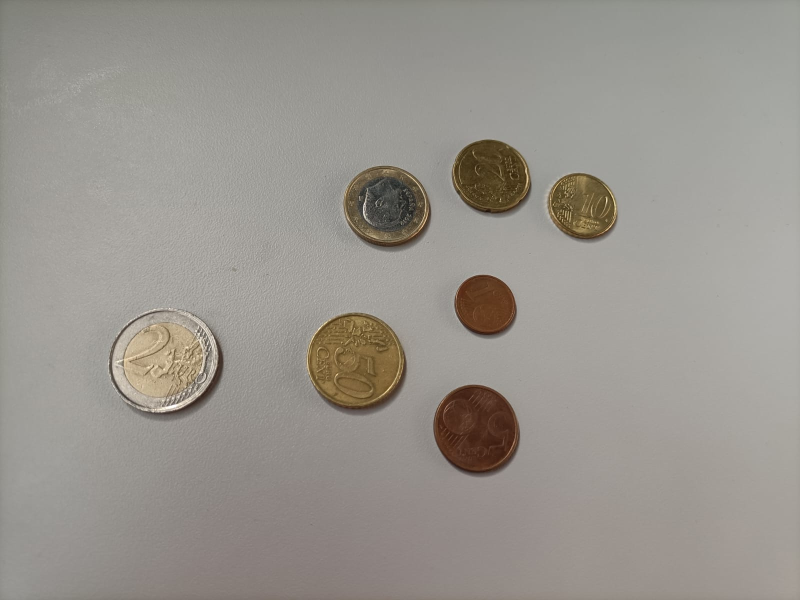
#> input picture P3/images/Monedas 1.jpeg, 1600 x 1200 px (shown at 1/2 size); the run also reads 4 pictures not shown here
$ jupyter execute --allow-errors VC_P3.ipynb
#> lines starting #> are read from the running program, lines starting #| are printed output that depends on the picture; after the words box and inside, x2 and y2 are one past the last pixel; in counts of white or black regions, pixels touching at a corner belong together
# Práctica 3. Detección de formas

Práctica realizada por: Alejandro Rodríguez Moreno y Nauzet Déniz Perdomo

[cell 1]
import cv2
import math
import numpy as np
import matplotlib.pyplot as plt

TAREA: Captura una o varias imágenes con monedas no solapadas y algún objeto que no lo sea. Filtra los contornos que no se correpondan con monedas, y muestra el número total de monedas presentes en la imagen.

Una alternativa consiste en contar círculos utilizando la Transformada de Hough. La selección de parámetros puede ser "divertida", más [información](https://docs.opencv.org/4.x/da/d53/tutorial_py_houghcircles.html)

[cell 2]
#Carga imagen ejemplo con monedas
img = cv2.imread('images/Monedas 1.jpeg')
#> img is the input picture: shape (1200, 1600, 3); mean B, G, R 141.7, 148.3, 152.5
img_rgb = cv2.cvtColor(img, cv2.COLOR_BGR2RGB)

img2 = cv2.imread('images/Monedas 3.jpeg')
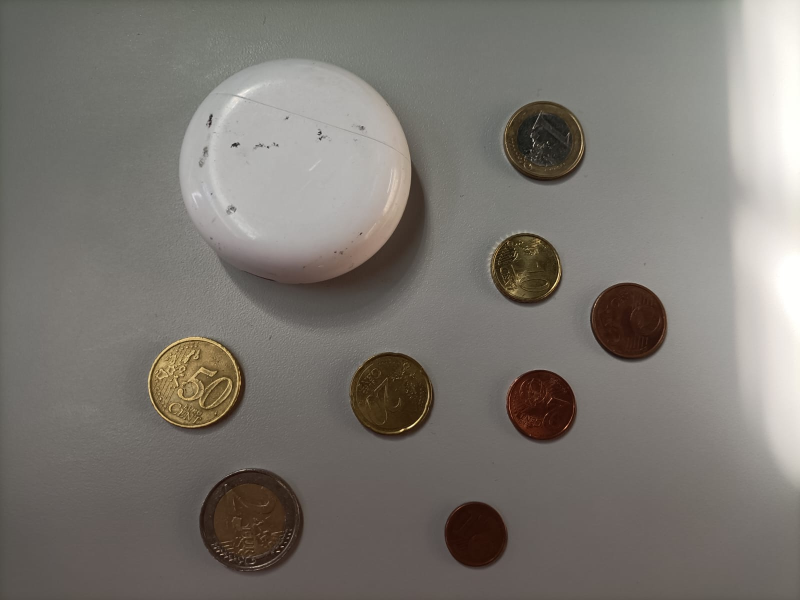
#> input picture P3/images/Monedas 3.jpeg, 1600 x 1200 px (shown at 1/2 size)
#> img2 is the input picture: shape (1200, 1600, 3); mean B, G, R 112.3, 118.4, 122.8
img_rgb2 = cv2.cvtColor(img2, cv2.COLOR_BGR2RGB)

[cell 3]
#Conversión a gris
gris = cv2.cvtColor(img, cv2.COLOR_BGR2GRAY)
gris2 = cv2.cvtColor(img2, cv2.COLOR_BGR2GRAY)
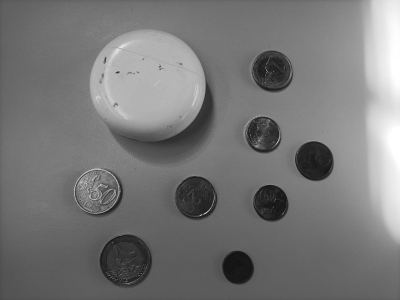
#> gris2: shape (1200, 1600) (shown at 1/4 size); min 3, max 255, mean 119

#Suaviza altas frecuencias
pimg = cv2.medianBlur(gris, 7)
pimg2 = cv2.medianBlur(gris2, 7)

#Localiza Círculos
circ = cv2.HoughCircles(
        pimg,  # imagen
        cv2.HOUGH_GRADIENT,  # tipo de detección
        1,
        100,  # distancia mínima entre círculos
        param1=70, # Valor del gradiente
        param2=50, #Umbral acumulador
        minRadius=50,  # radio mínimo
        maxRadius=150,  # radio máximo
    )
#> circ = [[324.5, 721.5, 101.3], [711.5, 720.5, 95.5], [948.5, 853.5, 84], [768.5, 410.5, 81.2], [976.5, 358.5, 79.5], [968.5, 609.5, 59.1], [1161.5, 413.5, 62.8]]

#Localiza Círculos
circ2 = cv2.HoughCircles(
        pimg2,  # imagen
        cv2.HOUGH_GRADIENT,  # tipo de detección
        1,
        100,  # distancia mínima entre círculos
        param1=70, # Valor del gradiente
        param2=50, #Umbral acumulador
        minRadius=40,  # radio mínimo
        maxRadius=150,  # radio máximo
    )
#> circ2 = [[390.5, 762.5, 88.3], [1087.5, 281.5, 81], [781.5, 783.5, 79.9], [503.5, 1044.5, 103.6], [1255.5, 641.5, 76.8], [1050.5, 537.5, 71.3], [948.5, 1062.5, 59.8], [1081.5, 809.5, 68.5]]

#Dibuja sobre entrada  e imagen vacía
img_cont = np.zeros(img_rgb.shape)
img_rgb = cv2.cvtColor(img, cv2.COLOR_BGR2RGB)
numMonedas1 = 0
for det in circ[0]:
    numMonedas1+=1
    x_coor, y_coor, det_radio = det
    cv2.circle(img_rgb,(int(x_coor), int(y_coor)),
        int(det_radio),(0, 255, 0), 2)
    cv2.circle(img_cont,(int(x_coor), int(y_coor)),
        int(det_radio),(255, 255, 255), -1)
#> this loop made 7 passes
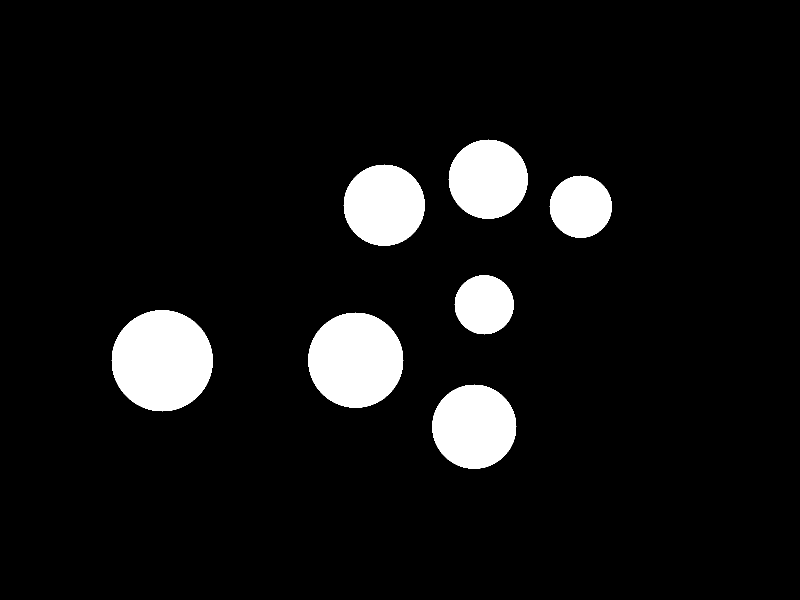
#> img_cont: shape (1200, 1600, 3) float64 (shown at 1/2 size); 7.6% white; 7 white regions, largest, box (x1, y1, x2, y2) and area: (223, 620, 426, 823) 32017, (616, 625, 807, 816) 28345, (864, 769, 1033, 938) 22133
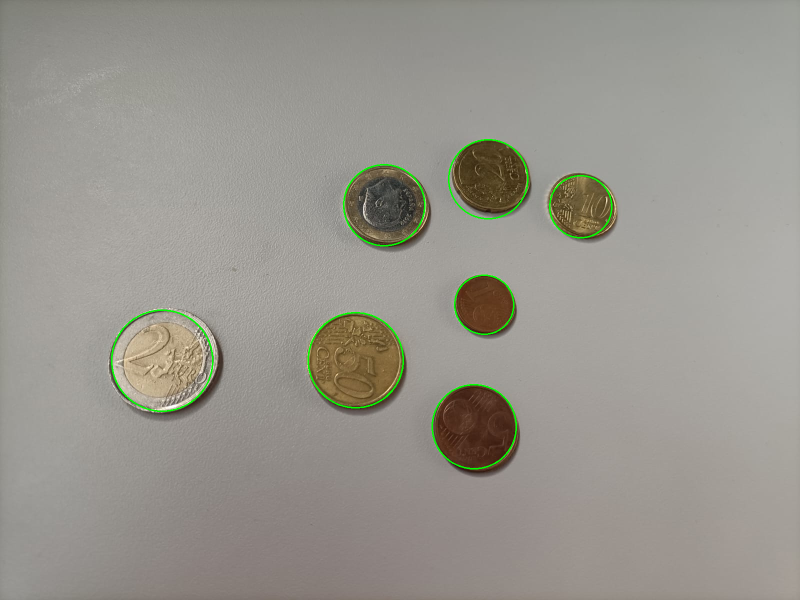
#> img_rgb: shape (1200, 1600, 3) (shown at 1/2 size); mean R, G, B 151.8, 149.1, 141.2
#> after the loop, numMonedas1 = 7

#Dibuja sobre entrada  e imagen vacía
img_cont2 = np.zeros(img_rgb2.shape)
img_rgb2 = cv2.cvtColor(img2, cv2.COLOR_BGR2RGB)
numMonedas2 = 0
for det2 in circ2[0]:
    numMonedas2+=1
    x_coor2, y_coor2, det_radio2 = det2
    cv2.circle(img_rgb2,(int(x_coor2), int(y_coor2)),
        int(det_radio2),(0, 255, 0), 2)
    cv2.circle(img_cont2,(int(x_coor2), int(y_coor2)),
        int(det_radio2),(255, 255, 255), -1)
#> this loop made 8 passes
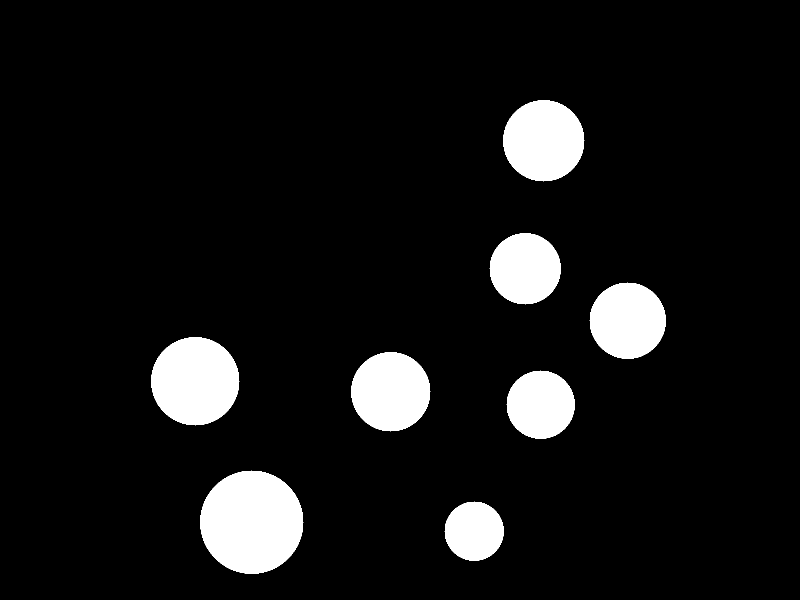
#> img_cont2: shape (1200, 1600, 3) float64 (shown at 1/2 size); 8.2% white; 8 white regions, largest, box (x1, y1, x2, y2) and area: (400, 941, 607, 1148) 33317, (302, 674, 479, 851) 24313, (1006, 200, 1169, 363) 20593
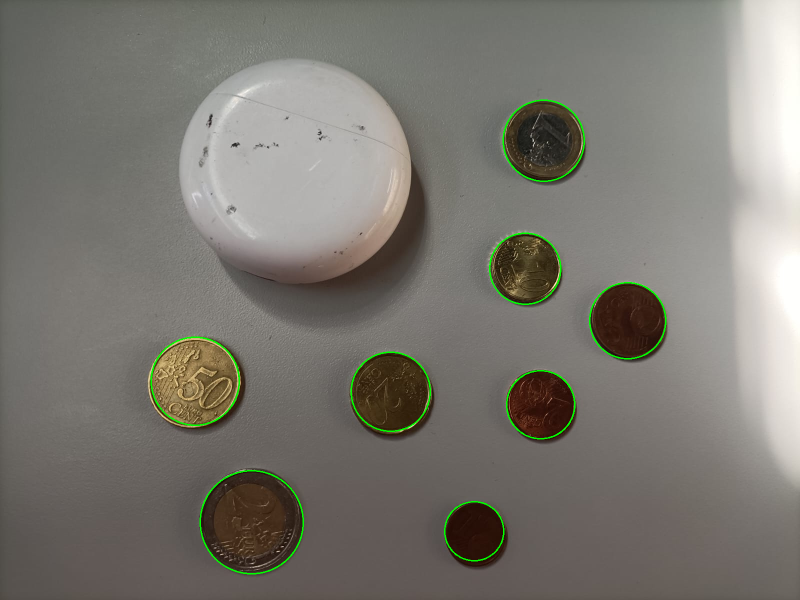
#> img_rgb2: shape (1200, 1600, 3) (shown at 1/2 size); mean R, G, B 122.2, 119.5, 112
#> after the loop, numMonedas2 = 8

#Muestra resultado
plt.subplot(121)
plt.axis("off")
plt.imshow(img_rgb)
plt.title('Círculos img1')

plt.subplot(122)
plt.axis("off")
plt.imshow(img_cont)
plt.title('Rellenos img1')

plt.show()

#Muestra resultado
plt.subplot(121)
plt.axis("off")
plt.imshow(img_rgb2)
plt.title('Círculos img2')

plt.subplot(122)
plt.axis("off")
plt.imshow(img_cont2)
plt.title('Rellenos img2')

plt.show()
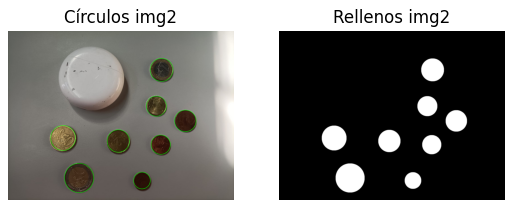
#> figure drawn by matplotlib, 2 panels

print("Hay", numMonedas1, "monedas en la primera imagen, y",numMonedas2,"en la segunda.")
#| Hay 7 monedas en la primera imagen, y 8 en la segunda.

TAREA: Captura una o varias imágenes con monedas no solapadas, y otras con monedas solapadas. Identificada una moneda de un euro en la imagen, por ejemplo con un clic de ratón, calcular la cantidad de dinero presente en la imagen. ¿Qué problemas han observado?

[cell 4]
# font
font = cv2.FONT_HERSHEY_SIMPLEX
#> font = 0

# fontScale
fontScale = 1

# Blue color in BGR
color = (255, 0, 0)

# Line thickness of 2 px
thickness = 2

xCoord = 0
yCoord = 0

# [9 lines left out: function click_event, not called in this run]


# displaying the image
cv2.imshow('image', img_rgb)

# setting mouse handler for the image
# and calling the click_event() function
cv2.setMouseCallback('image', click_event)

# wait for a key to be pressed to exit
cv2.waitKey(0)

# close the window
cv2.destroyAllWindows()

plt.subplot(121)
plt.axis("off")
plt.imshow(img_rgb)
plt.title('Círculos img1')

plt.subplot(122)
plt.axis("off")
plt.imshow(img_cont)
plt.title('Rellenos img1')

plt.show()

euroRadio = 0
euroCoord = (0,0)
for det in circ[0]:
    center_x, center_y, radio = det
    if(math.sqrt((xCoord - center_x) ** 2 + (yCoord - center_y) ** 2) <= radio):
        euroRadio = radio
        euroCoord = (center_x, center_y)
#> this loop made 7 passes

dinero = 0
for det in circ[0]:
    center_x, center_y, radio = det

    if((center_x, center_y) == euroCoord):
        dinero += 1
        img_rgb = cv2.putText(img_rgb, '1 euro', (round(center_x), round(center_y)), font, fontScale, color, thickness, cv2.LINE_AA)
    elif(radio <= euroRadio*1.30 and radio >= euroRadio*1.21):
        dinero += 2
        img_rgb = cv2.putText(img_rgb, '2 euros', (round(center_x), round(center_y)), font, fontScale, color, thickness, cv2.LINE_AA)
    elif(radio <= euroRadio*1.21 and radio >= euroRadio*1.07):
        dinero += 0.5
        img_rgb = cv2.putText(img_rgb, '50 centimos', (round(center_x), round(center_y)), font, fontScale, color, thickness, cv2.LINE_AA)
    elif(radio <= euroRadio*1.07 and radio >= euroRadio*1.01):
        dinero += 0.05
        img_rgb = cv2.putText(img_rgb, '5 centimos', (round(center_x), round(center_y)), font, fontScale, color, thickness, cv2.LINE_AA)
    elif(radio <= euroRadio*1.01 and radio >= euroRadio*0.93):
        dinero += 0.2
        img_rgb = cv2.putText(img_rgb, '20 centimos', (round(center_x), round(center_y)), font, fontScale, color, thickness, cv2.LINE_AA)
    elif(radio <= euroRadio*0.93 and radio >= euroRadio*0.76):
        dinero += 0.1
        img_rgb = cv2.putText(img_rgb, '10 centimos', (round(center_x), round(center_y)), font, fontScale, color, thickness, cv2.LINE_AA)
    elif(radio <= euroRadio*0.76 and radio >= euroRadio*0.68):
        dinero += 0.01
        img_rgb = cv2.putText(img_rgb, '1 centimo', (round(center_x), round(center_y)), font, fontScale, color, thickness, cv2.LINE_AA)
    else:
        img_rgb = cv2.putText(img_rgb, 'nada', (round(center_x), round(center_y)), font, fontScale, color, thickness, cv2.LINE_AA)
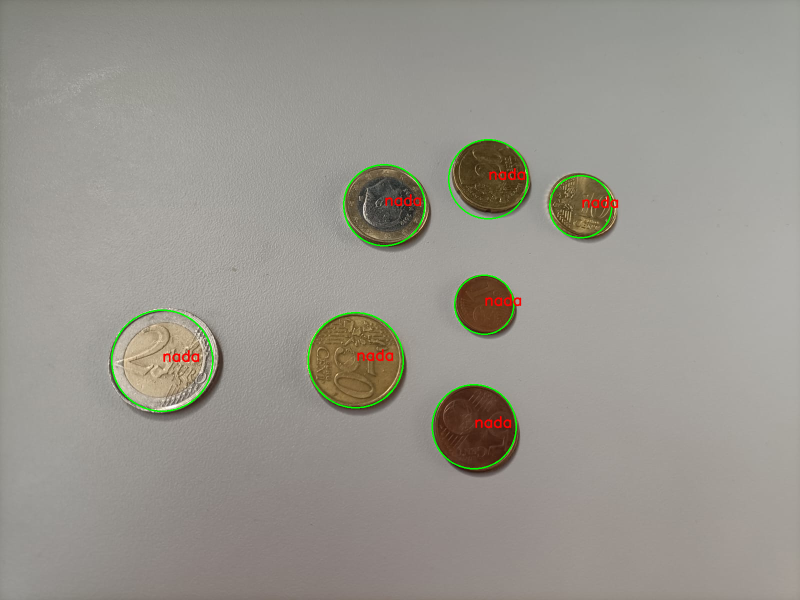
#> img_rgb: shape (1200, 1600, 3) (shown at 1/2 size); mean R, G, B 152.1, 148.8, 141
#> after the loop, dinero = 0

print("En la primera imagen en total hay", dinero, "Euros")
#| En la primera imagen en total hay 0 Euros
plt.plot()
plt.axis("off")
plt.imshow(img_rgb)
plt.show()
# displaying the image
cv2.imshow('image', img_rgb2)

# setting mouse handler for the image
# and calling the click_event() function
cv2.setMouseCallback('image', click_event)

# wait for a key to be pressed to exit
cv2.waitKey(0)

# close the window
cv2.destroyAllWindows()

plt.subplot(121)
plt.axis("off")
plt.imshow(img_rgb2)
plt.title('Círculos img2')

plt.subplot(122)
plt.axis("off")
plt.imshow(img_cont2)
plt.title('Rellenos img2')

plt.show()

euroRadio = 0
euroCoord = (0,0)
for det2 in circ2[0]:
    center_x, center_y, radio = det2
    if(math.sqrt((xCoord - center_x) ** 2 + (yCoord - center_y) ** 2) <= radio):
        euroRadio = radio
        euroCoord = (center_x, center_y)
#> this loop made 8 passes

dinero = 0
image = img_rgb2

for det2 in circ2[0]:
    center_x, center_y, radio = det2
    if((center_x, center_y) == euroCoord):
        dinero += 1
        img_rgb2 = cv2.putText(img_rgb2, '1 euro', (round(center_x), round(center_y)), font, fontScale, color, thickness, cv2.LINE_AA)
    elif(radio <= euroRadio*1.30 and radio >= euroRadio*1.21):
        dinero += 2
        img_rgb2 = cv2.putText(img_rgb2, '2 euros', (round(center_x), round(center_y)), font, fontScale, color, thickness, cv2.LINE_AA)
    elif(radio <= euroRadio*1.21 and radio >= euroRadio*1.07):
        dinero += 0.5
        img_rgb2 = cv2.putText(img_rgb2, '50 centimos', (round(center_x), round(center_y)), font, fontScale, color, thickness, cv2.LINE_AA)
    elif(radio <= euroRadio*1.07 and radio >= euroRadio*0.97):
        dinero += 0.2
        img_rgb2 = cv2.putText(img_rgb2, '20 centimos', (round(center_x), round(center_y)), font, fontScale, color, thickness, cv2.LINE_AA)
    elif(radio <= euroRadio*0.97 and radio >= euroRadio*0.93):
        dinero += 0.05
        img_rgb2 = cv2.putText(img_rgb2, '5 centimos', (round(center_x), round(center_y)), font, fontScale, color, thickness, cv2.LINE_AA)
    elif(radio <= euroRadio*0.93 and radio >= euroRadio*0.85):
        dinero += 0.1
        img_rgb2 = cv2.putText(img_rgb2, '10 centimos', (round(center_x), round(center_y)), font, fontScale, color, thickness, cv2.LINE_AA)
    elif(radio <= euroRadio*0.85 and radio >= euroRadio*0.76):
        dinero += 0.02
        img_rgb2 = cv2.putText(img_rgb2, '2 centimos', (round(center_x), round(center_y)), font, fontScale, color, thickness, cv2.LINE_AA)
    elif(radio <= euroRadio*0.76 and radio >= euroRadio*0.68):
        dinero += 0.01
        img_rgb2 = cv2.putText(img_rgb2, '1 centimo', (round(center_x), round(center_y)), font, fontScale, color, thickness, cv2.LINE_AA)
    else:
        img_rgb2 = cv2.putText(img_rgb2, 'nada', (round(center_x), round(center_y)), font, fontScale, color, thickness, cv2.LINE_AA)
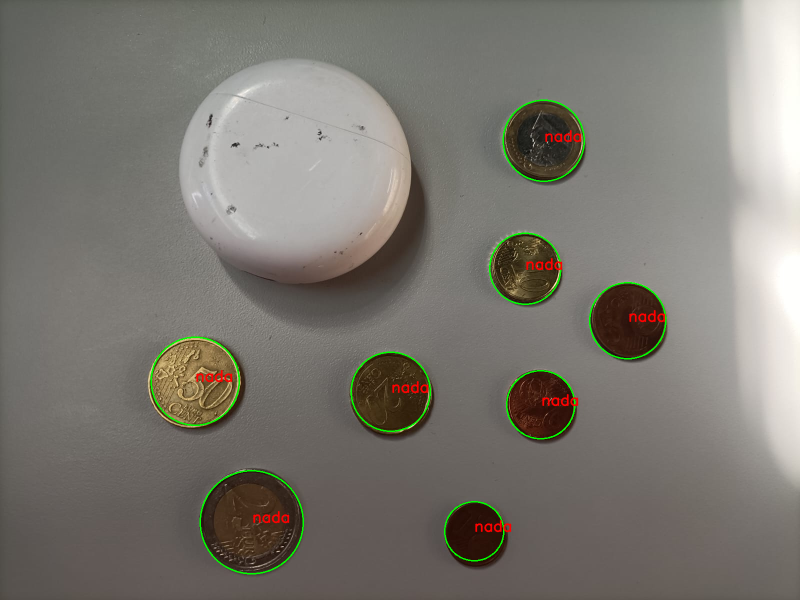
#> img_rgb2: shape (1200, 1600, 3) (shown at 1/2 size); mean R, G, B 122.7, 119.3, 111.9
#> after the loop, dinero = 0

print("En la segunda imagen en total hay", dinero, "Euros")
#| En la segunda imagen en total hay 0 Euros
#> (the rest of the program and of its run is left out)
